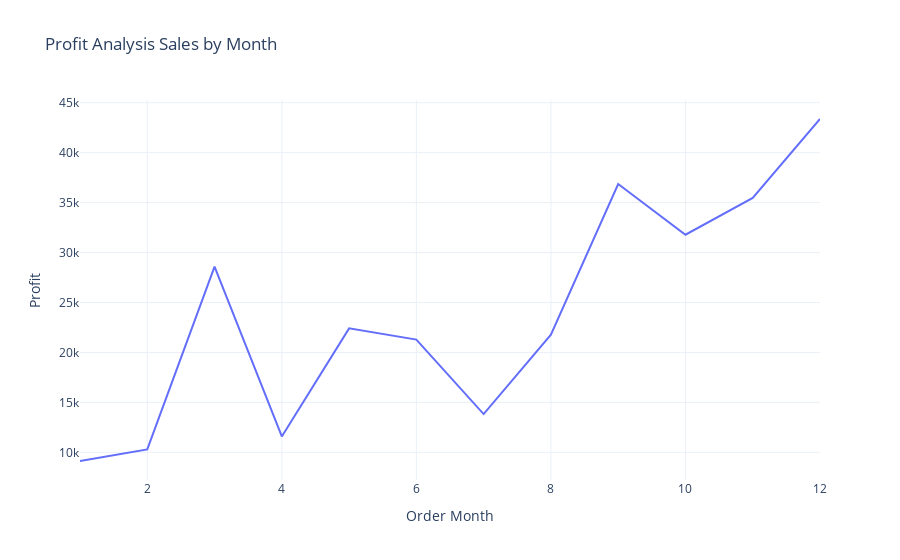

The notebook cell saved with this chart:
### Code cell
fig=px.line(Profit_by_Month,
           x='Order Month',
           y='Profit',
title='Profit Analysis Sales by Month')
fig.show()

### Figure 1 — Plotly figure (JSON) as saved in the notebook; plotly's stock layout.template omitted (floating-point values rounded to 4 significant figures)
{"data": [{"hovertemplate": "Order Month=%{x}<br>Profit=%{y}<extra></extra>", "legendgroup": "", "line": {"color": "#636efa", "dash": "solid"}, "marker": {"symbol": "circle"}, "mode": "lines", "name": "", "orientation": "v", "showlegend": false, "type": "scatter", "x": [1, 2, 3, 4, 5, 6, 7, 8, 9, 10, 11, 12], "xaxis": "x", "y": [9134.0, 10290.0, 28590.0, 11590.0, 22410.0, 21290.0, 13830.0, 21780.0, 36860.0, 31780.0, 35470.0, 43370.0], "yaxis": "y"}], "layout": {"legend": {"tracegroupgap": 0}, "title": {"text": "Profit Analysis Sales by Month"}, "xaxis": {"anchor": "y", "domain": [0, 1], "title": {"text": "Order Month"}}, "yaxis": {"anchor": "x", "domain": [0, 1], "title": {"text": "Profit"}}}}
